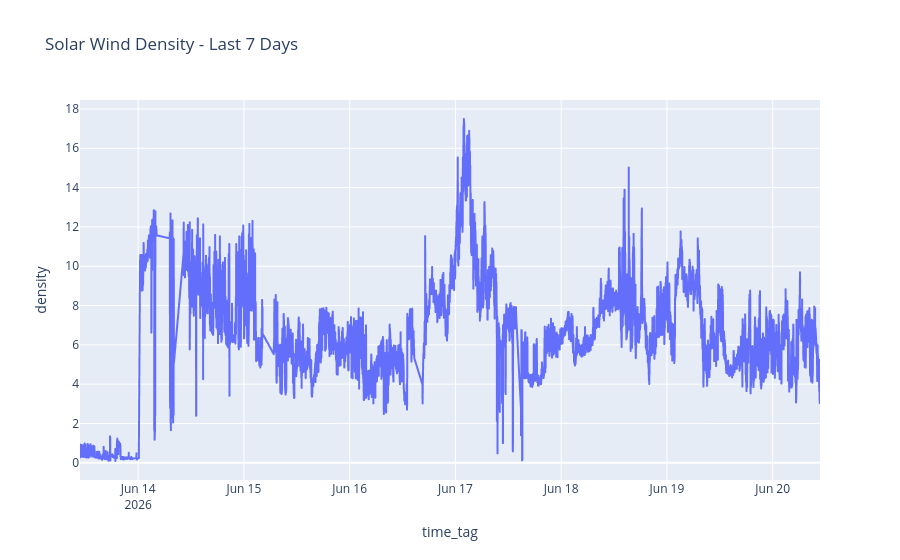

The code cell stored with this chart in its notebook:
### Code cell
fig

### Figure 1 — Plotly figure (JSON) as saved in the notebook; plotly's stock layout.template omitted (floating-point values rounded to 4 significant figures; data arrays with more than 128 entries replaced by an {"elided": "..."} marker saying what was removed)
{"data": [{"hovertemplate": "time_tag=%{x}<br>density=%{y}<extra></extra>", "legendgroup": "", "line": {"color": "#636efa", "dash": "solid"}, "marker": {"symbol": "circle"}, "mode": "lines", "name": "", "showlegend": false, "type": "scattergl", "x": {"elided": "9195 str values"}, "xaxis": "x", "y": {"elided": "9195 float values"}, "yaxis": "y"}], "layout": {"legend": {"tracegroupgap": 0}, "title": {"text": "Solar Wind Density - Last 7 Days"}, "xaxis": {"anchor": "y", "domain": [0, 1], "title": {"text": "time_tag"}}, "yaxis": {"anchor": "x", "domain": [0, 1], "title": {"text": "density"}}}}
